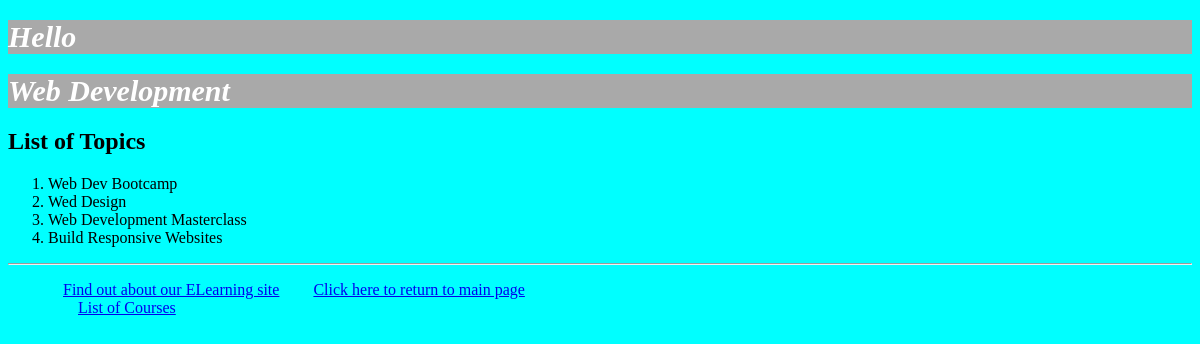
Screenshot of /myapp/1/ with the database file from the repository.
### myapp/models.py (models this page shows, shortened)
class Topic(models.Model):
    name = models.CharField(max_length=200)
    category = models.CharField(blank=False, max_length=300, default="")

class Course(models.Model):
     topic = models.ForeignKey(Topic, related_name='courses',
     on_delete=models.CASCADE)
     name = models.CharField(max_length=200)
     price = models.DecimalField(max_digits=10, decimal_places=2)
     for_everyone = models.BooleanField(default=True)
     description = models.TextField(max_length=300, null=True, blank=True)
     interested = models.PositiveIntegerField(default = 0)
     stages = models.PositiveIntegerField(default = 3)

### myapp/views.py (the view)
# urls.py: path('<int:top_no>/',views.detail),
def detail(request, top_no):
    response = HttpResponse()
    topic_name = Topic.objects.get(id = top_no).name
    course_list = get_list_or_404(Course, topic=top_no)
    return render(request, 'myapp/detail.html', {'topic_name': topic_name, 'course_list': course_list})
    '''Part 1
    5. C) Wr are passing the context variables 'topic_name' and 'course_list' to the detail view
    '''

### myapp/templates/myapp/detail.html
{% extends 'myapp/base.html' %}
{% block body_block %}
     <h1>{{topic_name}}</h1>
    {% if course_list %}
    <h2>List of Topics</h2>
    <ol>
    {% for course in course_list %}
    <li> {{ course.name}} </li>
    {% endfor %}
    </ol>
    {% else %}
    <strong>There are no available courses for this topic!</strong>
    {% endif %}
{% endblock %}

### myapp/static/myapp/style.css (style rules this page uses)
h1 { font-size: 30px; color: white; font-style: italic; position: static; background-color: darkgray; }
.color { background-color: aqua; }

### rows the page displays
Topic: name "Web Development"
Course: name "Web Dev Bootcamp"
Course: name "Wed Design"
Course: name "Web Development Masterclass"
Course: name "Build Responsive Websites"
